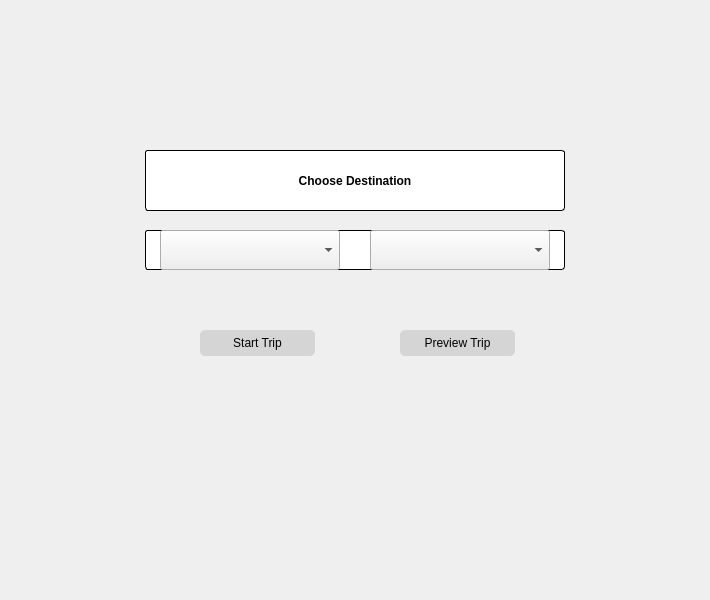
<?xml version="1.0" encoding="UTF-8"?>
<ui version="4.0">
 <class>PlanVacationView</class>
 <widget class="QWidget" name="PlanVacationView">
  <property name="geometry">
   <rect>
    <x>0</x>
    <y>0</y>
    <width>710</width>
    <height>600</height>
   </rect>
  </property>
  <property name="windowTitle">
   <string>Form</string>
  </property>
  <property name="styleSheet">
   <string notr="true">QWidget#restaurantNumber_label
 {
color:black;
font: italic;
}

QWidget#rightBar_3
{
background-color: #303030;
}

QWidget#planVacationHeader
{
background-color: white;
color: black;
font-size: 25px;
border: 1px solid black;
font: bold;
}

QWidget#planVacationHeader_2
{
background-color: white;
color: black;
font-size: 25px;
border: 1px solid black;
font: bold;
}

QWidget#plannerHeader {
background-color: white;
color: black;
font-size: 25px;
border: 1px solid black;
font: bold;
}

QWidget#plannerHeader_2 {
background-color: white;
color: black;
font-size: 25px;
border: 1px solid black;
font: bold;
}
QWidget#background {
background-color: white;
border: 1px solid black;
}

QLabel#distanceLabel {
font-size: 24px;
font: bold;
color:black;
}

QLabel#distance {
font-size: 24px;
color:black;
}

QLabel#vacationTypeLabel {
font-size: 20px;
font: bold;
border: 1px solid black;
background: white;
border-radius: 5px;
color: black;
}

QPushButton#Enter {
font-size: 14px;
font: bold;
border: 1px solid black;
background-color: white;
border-radius: 5px;
color:black;
}

QComboBox#vacationType {
background-color:white;
color: black;
border: 1px solid black;
}

QLabel#chooseDestination {
background-color: white;
border-radius: 3px;
border: 1px solid black;
font-size: 20;
font: bold;
color:black;
}

QWidget#chooseDestinationWidget {
background-color: white;
border-radius: 3px;
border: 1px solid black;
}</string>
  </property>
  <widget class="QStackedWidget" name="planVacationStack">
   <property name="geometry">
    <rect>
     <x>0</x>
     <y>0</y>
     <width>710</width>
     <height>600</height>
    </rect>
   </property>
   <property name="styleSheet">
    <string notr="true"/>
   </property>
   <property name="currentIndex">
    <number>1</number>
   </property>
   <widget class="QWidget" name="chooseType">
    <property name="styleSheet">
     <string notr="true"/>
    </property>
    <widget class="QPushButton" name="Enter">
     <property name="geometry">
      <rect>
       <x>300</x>
       <y>320</y>
       <width>110</width>
       <height>26</height>
      </rect>
     </property>
     <property name="styleSheet">
      <string notr="true"/>
     </property>
     <property name="text">
      <string>Enter</string>
     </property>
    </widget>
    <widget class="QComboBox" name="vacationType">
     <property name="geometry">
      <rect>
       <x>145</x>
       <y>260</y>
       <width>420</width>
       <height>40</height>
      </rect>
     </property>
     <property name="palette">
      <palette>
       <active>
        <colorrole role="WindowText">
         <brush brushstyle="SolidPattern">
          <color alpha="255">
           <red>0</red>
           <green>0</green>
           <blue>0</blue>
          </color>
         </brush>
        </colorrole>
        <colorrole role="Button">
         <brush brushstyle="SolidPattern">
          <color alpha="255">
           <red>255</red>
           <green>255</green>
           <blue>255</blue>
          </color>
         </brush>
        </colorrole>
        <colorrole role="Text">
         <brush brushstyle="SolidPattern">
          <color alpha="255">
           <red>0</red>
           <green>0</green>
           <blue>0</blue>
          </color>
         </brush>
        </colorrole>
        <colorrole role="ButtonText">
         <brush brushstyle="SolidPattern">
          <color alpha="255">
           <red>0</red>
           <green>0</green>
           <blue>0</blue>
          </color>
         </brush>
        </colorrole>
        <colorrole role="Base">
         <brush brushstyle="SolidPattern">
          <color alpha="255">
           <red>255</red>
           <green>255</green>
           <blue>255</blue>
          </color>
         </brush>
        </colorrole>
        <colorrole role="Window">
         <brush brushstyle="SolidPattern">
          <color alpha="255">
           <red>255</red>
           <green>255</green>
           <blue>255</blue>
          </color>
         </brush>
        </colorrole>
        <colorrole role="PlaceholderText">
         <brush brushstyle="NoBrush">
          <color alpha="128">
           <red>0</red>
           <green>0</green>
           <blue>0</blue>
          </color>
         </brush>
        </colorrole>
       </active>
       <inactive>
        <colorrole role="WindowText">
         <brush brushstyle="SolidPattern">
          <color alpha="255">
           <red>0</red>
           <green>0</green>
           <blue>0</blue>
          </color>
         </brush>
        </colorrole>
        <colorrole role="Button">
         <brush brushstyle="SolidPattern">
          <color alpha="255">
           <red>255</red>
           <green>255</green>
           <blue>255</blue>
          </color>
         </brush>
        </colorrole>
        <colorrole role="Text">
         <brush brushstyle="SolidPattern">
          <color alpha="255">
           <red>0</red>
           <green>0</green>
           <blue>0</blue>
          </color>
         </brush>
        </colorrole>
        <colorrole role="ButtonText">
         <brush brushstyle="SolidPattern">
          <color alpha="255">
           <red>0</red>
           <green>0</green>
           <blue>0</blue>
          </color>
         </brush>
        </colorrole>
        <colorrole role="Base">
         <brush brushstyle="SolidPattern">
          <color alpha="255">
           <red>255</red>
           <green>255</green>
           <blue>255</blue>
          </color>
         </brush>
        </colorrole>
        <colorrole role="Window">
         <brush brushstyle="SolidPattern">
          <color alpha="255">
           <red>255</red>
           <green>255</green>
           <blue>255</blue>
          </color>
         </brush>
        </colorrole>
        <colorrole role="PlaceholderText">
         <brush brushstyle="NoBrush">
          <color alpha="128">
           <red>0</red>
           <green>0</green>
           <blue>0</blue>
          </color>
         </brush>
        </colorrole>
       </inactive>
       <disabled>
        <colorrole role="WindowText">
         <brush brushstyle="SolidPattern">
          <color alpha="255">
           <red>0</red>
           <green>0</green>
           <blue>0</blue>
          </color>
         </brush>
        </colorrole>
        <colorrole role="Button">
         <brush brushstyle="SolidPattern">
          <color alpha="255">
           <red>255</red>
           <green>255</green>
           <blue>255</blue>
          </color>
         </brush>
        </colorrole>
        <colorrole role="Text">
         <brush brushstyle="SolidPattern">
          <color alpha="255">
           <red>0</red>
           <green>0</green>
           <blue>0</blue>
          </color>
         </brush>
        </colorrole>
        <colorrole role="ButtonText">
         <brush brushstyle="SolidPattern">
          <color alpha="255">
           <red>0</red>
           <green>0</green>
           <blue>0</blue>
          </color>
         </brush>
        </colorrole>
        <colorrole role="Base">
         <brush brushstyle="SolidPattern">
          <color alpha="255">
           <red>255</red>
           <green>255</green>
           <blue>255</blue>
          </color>
         </brush>
        </colorrole>
        <colorrole role="Window">
         <brush brushstyle="SolidPattern">
          <color alpha="255">
           <red>255</red>
           <green>255</green>
           <blue>255</blue>
          </color>
         </brush>
        </colorrole>
        <colorrole role="PlaceholderText">
         <brush brushstyle="NoBrush">
          <color alpha="128">
           <red>0</red>
           <green>0</green>
           <blue>0</blue>
          </color>
         </brush>
        </colorrole>
       </disabled>
      </palette>
     </property>
     <property name="styleSheet">
      <string notr="true"/>
     </property>
    </widget>
    <widget class="QLabel" name="vacationTypeLabel">
     <property name="geometry">
      <rect>
       <x>145</x>
       <y>180</y>
       <width>420</width>
       <height>60</height>
      </rect>
     </property>
     <property name="text">
      <string>Choose your vacation type below</string>
     </property>
     <property name="alignment">
      <set>Qt::AlignCenter</set>
     </property>
    </widget>
   </widget>
   <widget class="QWidget" name="planVacation">
    <widget class="QStackedWidget" name="chooseVacationStack">
     <property name="geometry">
      <rect>
       <x>0</x>
       <y>0</y>
       <width>710</width>
       <height>600</height>
      </rect>
     </property>
     <widget class="QWidget" name="fromAngelsStadium">
      <widget class="QLabel" name="chooseDestination">
       <property name="geometry">
        <rect>
         <x>145</x>
         <y>150</y>
         <width>420</width>
         <height>61</height>
        </rect>
       </property>
       <property name="text">
        <string>Choose Destination</string>
       </property>
       <property name="alignment">
        <set>Qt::AlignCenter</set>
       </property>
      </widget>
      <widget class="QWidget" name="chooseDestinationWidget" native="true">
       <property name="geometry">
        <rect>
         <x>145</x>
         <y>230</y>
         <width>420</width>
         <height>40</height>
        </rect>
       </property>
       <widget class="QComboBox" name="fromCombo">
        <property name="geometry">
         <rect>
          <x>15</x>
          <y>0</y>
          <width>180</width>
          <height>40</height>
         </rect>
        </property>
        <property name="palette">
         <palette>
          <active/>
          <inactive/>
          <disabled/>
         </palette>
        </property>
        <property name="styleSheet">
         <string notr="true"/>
        </property>
       </widget>
       <widget class="QComboBox" name="toCombo">
        <property name="geometry">
         <rect>
          <x>225</x>
          <y>0</y>
          <width>180</width>
          <height>40</height>
         </rect>
        </property>
        <property name="palette">
         <palette>
          <active/>
          <inactive/>
          <disabled/>
         </palette>
        </property>
        <property name="styleSheet">
         <string notr="true"/>
        </property>
       </widget>
      </widget>
      <widget class="QPushButton" name="startTrip">
       <property name="geometry">
        <rect>
         <x>200</x>
         <y>330</y>
         <width>115</width>
         <height>26</height>
        </rect>
       </property>
       <property name="styleSheet">
        <string notr="true">color:black;
background:#D5D5D5;
border-radius:5px;</string>
       </property>
       <property name="text">
        <string>Start Trip</string>
       </property>
      </widget>
      <widget class="QPushButton" name="goToPreview">
       <property name="geometry">
        <rect>
         <x>400</x>
         <y>330</y>
         <width>115</width>
         <height>26</height>
        </rect>
       </property>
       <property name="styleSheet">
        <string notr="true">color:black;
background:#D5D5D5;
border-radius:5px;</string>
       </property>
       <property name="text">
        <string>Preview Trip</string>
       </property>
      </widget>
     </widget>
     <widget class="QWidget" name="nextClosestStadium">
      <widget class="QWidget" name="stadiumListPlannerWidget" native="true">
       <property name="geometry">
        <rect>
         <x>0</x>
         <y>350</y>
         <width>710</width>
         <height>250</height>
        </rect>
       </property>
       <property name="styleSheet">
        <string notr="true">QTreeWidget
{
	color: white;
	background-color: #303030;
}</string>
       </property>
      </widget>
      <widget class="QLabel" name="plannerHeader">
       <property name="geometry">
        <rect>
         <x>0</x>
         <y>300</y>
         <width>710</width>
         <height>50</height>
        </rect>
       </property>
       <property name="font">
        <font>
         <pointsize>-1</pointsize>
         <weight>75</weight>
         <italic>false</italic>
         <bold>true</bold>
        </font>
       </property>
       <property name="styleSheet">
        <string notr="true"/>
       </property>
       <property name="text">
        <string>Selected Stadiums</string>
       </property>
       <property name="scaledContents">
        <bool>false</bool>
       </property>
       <property name="alignment">
        <set>Qt::AlignCenter</set>
       </property>
      </widget>
      <widget class="QWidget" name="stadiumListWidget" native="true">
       <property name="geometry">
        <rect>
         <x>0</x>
         <y>50</y>
         <width>710</width>
         <height>250</height>
        </rect>
       </property>
       <property name="styleSheet">
        <string notr="true">QTreeWidget
{
	color: white;
	background-color: #303030;
}</string>
       </property>
      </widget>
      <widget class="QLabel" name="planVacationHeader">
       <property name="geometry">
        <rect>
         <x>0</x>
         <y>0</y>
         <width>710</width>
         <height>50</height>
        </rect>
       </property>
       <property name="font">
        <font>
         <pointsize>-1</pointsize>
         <weight>75</weight>
         <italic>false</italic>
         <bold>true</bold>
        </font>
       </property>
       <property name="styleSheet">
        <string notr="true"/>
       </property>
       <property name="text">
        <string>Plan A Vacation </string>
       </property>
       <property name="scaledContents">
        <bool>false</bool>
       </property>
       <property name="alignment">
        <set>Qt::AlignCenter</set>
       </property>
      </widget>
      <widget class="QComboBox" name="fromCombo_2">
       <property name="geometry">
        <rect>
         <x>15</x>
         <y>305</y>
         <width>200</width>
         <height>40</height>
        </rect>
       </property>
       <property name="palette">
        <palette>
         <active/>
         <inactive/>
         <disabled/>
        </palette>
       </property>
       <property name="styleSheet">
        <string notr="true"/>
       </property>
      </widget>
      <widget class="QPushButton" name="goToPreview_2">
       <property name="geometry">
        <rect>
         <x>624</x>
         <y>310</y>
         <width>81</width>
         <height>26</height>
        </rect>
       </property>
       <property name="styleSheet">
        <string notr="true">color:black;
background:#D5D5D5;
border-radius:5px;</string>
       </property>
       <property name="text">
        <string>Preview</string>
       </property>
      </widget>
      <widget class="QPushButton" name="startTrip_2">
       <property name="geometry">
        <rect>
         <x>540</x>
         <y>310</y>
         <width>81</width>
         <height>26</height>
        </rect>
       </property>
       <property name="styleSheet">
        <string notr="true">color:black;
background:#D5D5D5;
border-radius:5px;</string>
       </property>
       <property name="text">
        <string>Start Trip</string>
       </property>
      </widget>
     </widget>
     <widget class="QWidget" name="shortestPathFromDetroit">
      <widget class="QLabel" name="planVacationHeader_2">
       <property name="geometry">
        <rect>
         <x>0</x>
         <y>0</y>
         <width>710</width>
         <height>50</height>
        </rect>
       </property>
       <property name="font">
        <font>
         <pointsize>-1</pointsize>
         <weight>75</weight>
         <italic>false</italic>
         <bold>true</bold>
        </font>
       </property>
       <property name="styleSheet">
        <string notr="true"/>
       </property>
       <property name="text">
        <string>Plan A Vacation </string>
       </property>
       <property name="scaledContents">
        <bool>false</bool>
       </property>
       <property name="alignment">
        <set>Qt::AlignCenter</set>
       </property>
      </widget>
      <widget class="QWidget" name="stadiumListWidget_2" native="true">
       <property name="geometry">
        <rect>
         <x>0</x>
         <y>50</y>
         <width>710</width>
         <height>500</height>
        </rect>
       </property>
       <property name="styleSheet">
        <string notr="true">QTreeWidget
{
	color: white;
	background-color: #303030;
}</string>
       </property>
      </widget>
      <widget class="QPushButton" name="goToPreview_3">
       <property name="geometry">
        <rect>
         <x>624</x>
         <y>560</y>
         <width>81</width>
         <height>26</height>
        </rect>
       </property>
       <property name="styleSheet">
        <string notr="true">color:black;
background:#D5D5D5;
border-radius:5px;</string>
       </property>
       <property name="text">
        <string>Preview</string>
       </property>
      </widget>
      <widget class="QComboBox" name="fromCombo_3">
       <property name="geometry">
        <rect>
         <x>15</x>
         <y>556</y>
         <width>200</width>
         <height>40</height>
        </rect>
       </property>
       <property name="palette">
        <palette>
         <active/>
         <inactive/>
         <disabled/>
        </palette>
       </property>
       <property name="styleSheet">
        <string notr="true"/>
       </property>
      </widget>
      <widget class="QPushButton" name="startTrip_3">
       <property name="geometry">
        <rect>
         <x>540</x>
         <y>560</y>
         <width>81</width>
         <height>26</height>
        </rect>
       </property>
       <property name="styleSheet">
        <string notr="true">color:black;
background:#D5D5D5;
border-radius:5px;</string>
       </property>
       <property name="text">
        <string>Start Trip</string>
       </property>
      </widget>
      <widget class="QLabel" name="plannerHeader_2">
       <property name="geometry">
        <rect>
         <x>0</x>
         <y>550</y>
         <width>710</width>
         <height>50</height>
        </rect>
       </property>
       <property name="font">
        <font>
         <pointsize>-1</pointsize>
         <weight>75</weight>
         <italic>false</italic>
         <bold>true</bold>
        </font>
       </property>
       <property name="styleSheet">
        <string notr="true"/>
       </property>
       <property name="text">
        <string>Selected Stadiums</string>
       </property>
       <property name="scaledContents">
        <bool>false</bool>
       </property>
       <property name="alignment">
        <set>Qt::AlignCenter</set>
       </property>
      </widget>
      <zorder>planVacationHeader_2</zorder>
      <zorder>stadiumListWidget_2</zorder>
      <zorder>plannerHeader_2</zorder>
      <zorder>startTrip_3</zorder>
      <zorder>goToPreview_3</zorder>
      <zorder>fromCombo_3</zorder>
     </widget>
    </widget>
   </widget>
   <widget class="QWidget" name="tripMap"/>
   <widget class="QWidget" name="activeVacation"/>
   <widget class="QWidget" name="vacationReceipt"/>
   <widget class="QWidget" name="vacationDistance">
    <widget class="QWidget" name="rightBar_3" native="true">
     <property name="geometry">
      <rect>
       <x>620</x>
       <y>0</y>
       <width>90</width>
       <height>600</height>
      </rect>
     </property>
     <property name="sizePolicy">
      <sizepolicy hsizetype="Fixed" vsizetype="Fixed">
       <horstretch>0</horstretch>
       <verstretch>0</verstretch>
      </sizepolicy>
     </property>
    </widget>
    <widget class="QWidget" name="background" native="true">
     <property name="geometry">
      <rect>
       <x>49</x>
       <y>140</y>
       <width>521</width>
       <height>161</height>
      </rect>
     </property>
     <widget class="QLabel" name="distance">
      <property name="geometry">
       <rect>
        <x>270</x>
        <y>40</y>
        <width>220</width>
        <height>80</height>
       </rect>
      </property>
      <property name="styleSheet">
       <string notr="true"/>
      </property>
      <property name="text">
       <string>miles</string>
      </property>
     </widget>
     <widget class="QLabel" name="distanceLabel">
      <property name="geometry">
       <rect>
        <x>30</x>
        <y>40</y>
        <width>220</width>
        <height>80</height>
       </rect>
      </property>
      <property name="styleSheet">
       <string notr="true"/>
      </property>
      <property name="text">
       <string>Total Distance:</string>
      </property>
      <property name="alignment">
       <set>Qt::AlignRight|Qt::AlignTrailing|Qt::AlignVCenter</set>
      </property>
     </widget>
    </widget>
    <widget class="QPushButton" name="ContinueToNext">
     <property name="geometry">
      <rect>
       <x>250</x>
       <y>410</y>
       <width>115</width>
       <height>26</height>
      </rect>
     </property>
     <property name="styleSheet">
      <string notr="true">color:black;
background:#D5D5D5;
border-radius:5px;</string>
     </property>
     <property name="text">
      <string>Continue</string>
     </property>
    </widget>
   </widget>
  </widget>
 </widget>
 <resources/>
 <connections/>
</ui>
